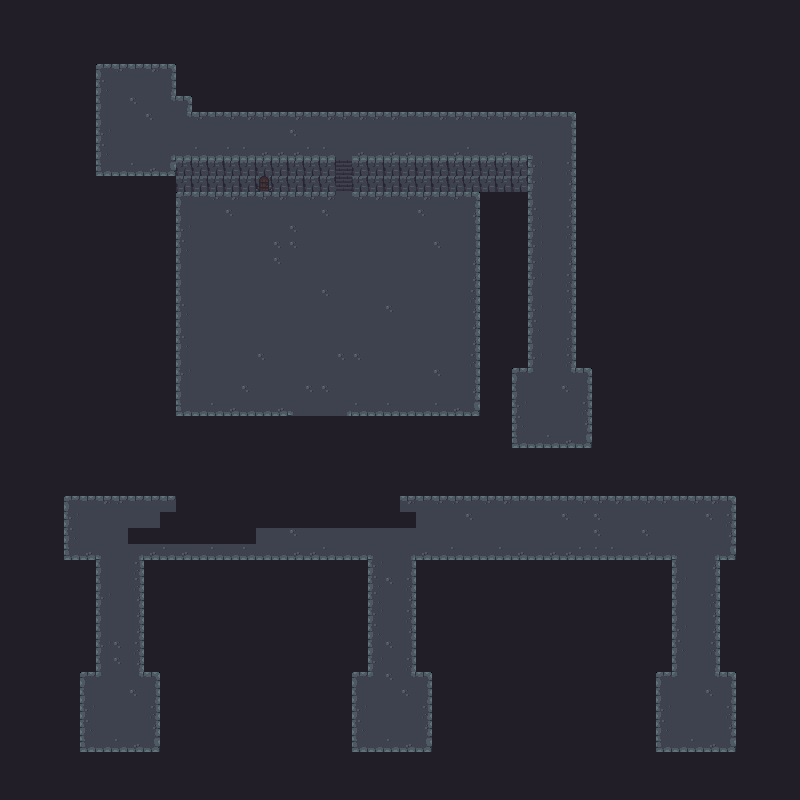

Tiled map render using the project's own tile images. Description and the map definition, with tile-layer contents summarised, below:
An orthogonal 50x50 tile map with 16x16 px tiles, 2 tile layers (Solid, Layer1), 1 hidden layer not drawn.

<map version="1.2" tiledversion="1.2.1" orientation="orthogonal" renderorder="right-down" width="50" height="50" tilewidth="16" tileheight="16" infinite="0" nextlayerid="4" nextobjectid="1">
 <tileset firstgid="1" name="dungeon_tiles_formatted_v2" tilewidth="16" tileheight="16" tilecount="299" columns="23">
  <image source="dungeon_tiles_formatted_v2.png" width="368" height="208" />
 </tileset>
 <layer id="1" name="Solid" width="50" height="50">
  <data>[2500 cells, 1967 non-empty, 6 distinct tile ids]</data>
 </layer>
 <layer id="2" name="Layer1" width="50" height="50">
  <data>[2500 cells, 711 non-empty, 30 distinct tile ids]</data>
 </layer>
 <layer id="3" name="Layer2" width="50" height="50" visible="0">
  <data>[2500 cells, 123 non-empty, 19 distinct tile ids]</data>
 </layer>
</map>
